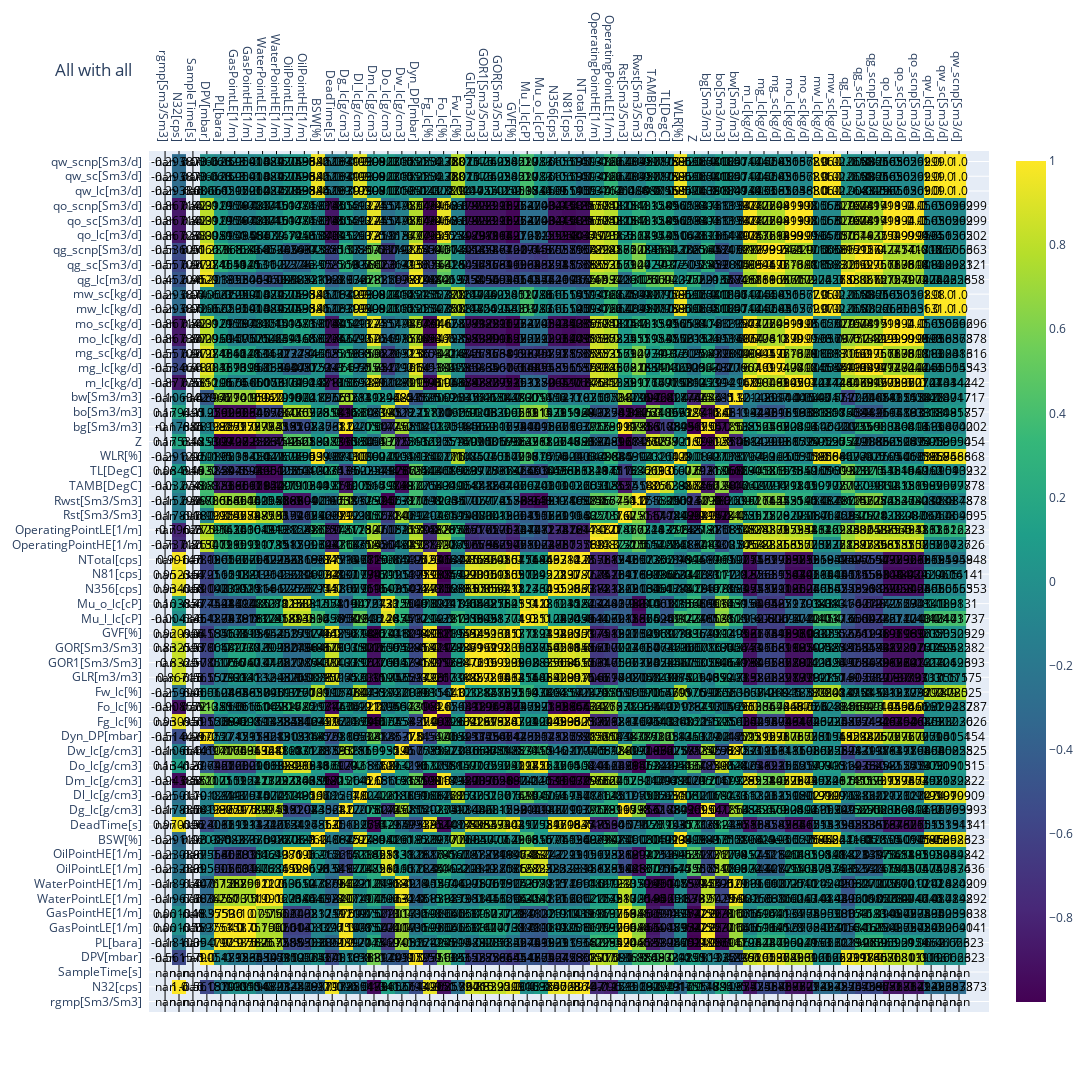

Notebook cell for this chart:
### Code cell
import plotly.io as pio
from statistic.Statistic import DataStatistic
from statistic.calc_covariation import *
from data.get_attr_data import get_attributes_data
from data.get_attr_data import get_other_attr_keys
from statistic.data_supplement import supplement_data_dict
import plotly.graph_objects as go
from plotly.subplots import make_subplots
from data.global_data import data_set_file_name
from data.global_data import item_count
import plotly.figure_factory as ff

pio.renderers.default = "plotly_mimetype"

# count of decimal up to correlation coefficients will be rounded
round_count = 6

def add_line(fig, y_value, st_x, end_x, value_name: str, row, col):
    fig.add_trace(go.Scatter(x=[st_x, end_x], y=[y_value, y_value], name=value_name), row=row, col=col)

def add_statistic_description(fig, statistic: DataStatistic, row, col):
    attr_names = []
    attr_values = []
    # get list of attr names and list of attr values
    # (NOTE: save matching between items from each list!!!)
    for attr, value in statistic.__dict__.items():
        attr_names.append(attr)
        attr_values.append(value)
    # create table
    statistic_table = go.Table(header=dict(values=["statistic item", "value"]),
                               cells=dict(values=[attr_names, attr_values]))
    # add table to graphic
    fig.add_trace(statistic_table, row=row, col=col)

# plot data statistic function; data - data of attribute 'attribute_name'
def plot_statistic_data(statistic: DataStatistic, attribute_name: str, data):
    # graphic contains statistic data and distribution
    graphic = make_subplots(rows=2, cols=1, specs=[[{"type":"xy"}],
                                                   [{"type":"table"}]] )
    # init distribution:
    value_count = len(data)
    x = np.linspace(1, value_count, value_count)
    fig = go.Scatter(x=x, y=data, name=attribute_name, mode='markers')  # plot distribution graphic as go.Scatter

    # add distribution to graphic
    graphic.add_trace(fig, row=1, col=1)
    # add quantile's lines
    add_line(graphic, statistic.quantile_first, 1, value_count, "Quantile first", row=1, col=1)
    add_line(graphic, statistic.quantile_third, 1, value_count, "Quantile third", row=1, col=1)

    # add statistic data to graphic
    add_statistic_description(graphic, statistic, row=2, col=1)
    # customize graphic - dimensions, title and other parameters
    graphic.update_layout(height=800, title_text="Attribute: " + attribute_name)

    # return result graphic
    return graphic


# all_keys - all attributes keys (in_keys + out_keys + other_attr_keys: EXACTLY in this order!!!)
def plot_cov_matrices(cov_matrices_dict, all_keys, in_keys, out_keys, other_keys):
    # get matrix names
    name1 = cov_matrices_names[0]   # all with all
    name2 = cov_matrices_names[1]   # all with in
    name3 = cov_matrices_names[2]   # all with out
    # plot all with all correlation matrix
    all_cor_matrix_fig = ff.create_annotated_heatmap(np.around(cov_matrices_dict[name1], round_count), x=list(all_keys), y=list(all_keys), colorscale='Viridis', showscale=True)
    all_cor_matrix_fig.update_layout(width=5000, height=5000, title_text="All with all")
    # plot all with in correlation matrix
    in_cor_matrix_fig = ff.create_annotated_heatmap(np.around(cov_matrices_dict[name2], round_count), x=list(in_keys), y=list(np.concatenate((out_keys, other_keys), axis=0)), colorscale='Viridis', showscale=True)
    in_cor_matrix_fig.update_layout(width=700, height=5000, title_text="All with in")
    # plot all with out correlation matrix
    out_cor_matrix_fig = ff.create_annotated_heatmap(np.around(cov_matrices_dict[name3], round_count), x=list(out_keys), y=list(np.concatenate((in_keys, other_keys), axis=0)), colorscale='Viridis', showscale=True)
    out_cor_matrix_fig.update_layout(width=800, height=4700, title_text="All with out")

    # return plotted graphics as a tuple:
    return all_cor_matrix_fig, in_cor_matrix_fig, out_cor_matrix_fig

def view_graphic(graphic, view_key: str, name: str, mode: str):
    file_name = "../images/" + name + "." + mode

    # view and/or save figure
    if view_key == "save":
        graphic.write_image(file_name)
    elif view_key == "view":
        # view graphic
        graphic.show()
    elif view_key == "save+view":
        graphic.write_image(file_name)
        graphic.show()


def main():
    # get global data:
    input_file_name = data_set_file_name
    expected_item_count = item_count
    # other attributes keys
    other_attr_keys = get_other_attr_keys(input_file_name)
    # all attributes names list
    all_attr_names = np.concatenate((input_attributes_keys, output_attributes_keys, other_attr_keys),axis=0)

    # all data dict: key - attr names; value - attr data
    all_data_dict = get_attributes_data(input_file_name, all_attr_names)

    # all attributes statistic data: dict of pairs: key - attribute name, value - Statistic object
    all_statistic_dict = dict()

    # remove Nan items and replace it by specified value
    all_data_dict = supplement_data_dict(all_data_dict, expected_item_count)
    # get all attribute's statistic data
    for attr_name in all_attr_names:
        all_statistic_dict[attr_name] = DataStatistic(all_data_dict[attr_name], attr_name)
    # save statistic data
    for attr_name in all_attr_names:
        attr_statistic = all_statistic_dict[attr_name]
        attr_data = all_data_dict[attr_name]
        # plot graphic
        graphic = plot_statistic_data(attr_statistic, attr_name, attr_data)
        # save graphic as a pdf file
        view_graphic(graphic, "save", attr_name.replace("/", "_"), "pdf")

    # get cov matrices dict
    cov_matrices_dict = get_attributes_typical_cart(all_data_dict, other_attr_keys)
    # plot corelation matrices graphic
    graphic = plot_cov_matrices(cov_matrices_dict, all_attr_names, input_attributes_keys, output_attributes_keys, other_attr_keys)
    # save graphics as a pdf files and view it
    view_graphic(graphic[0], "save+view", "correlation_all_with_all", "pdf")
    view_graphic(graphic[1], "save", "correlation_all_with_in", "pdf")
    view_graphic(graphic[2], "save", "correlation_all_with_out", "pdf")


if __name__ == "__main__":
    main()
